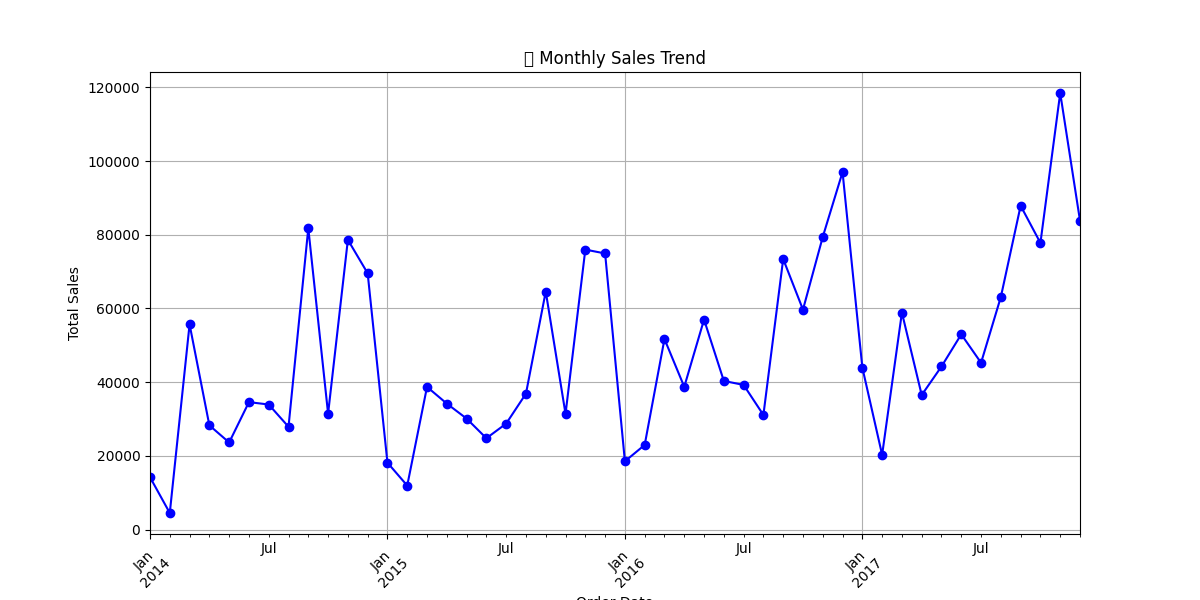

The Python source for this figure:
import pandas as pd
import matplotlib.pyplot as plt
import seaborn as sns

# Load the cleaned dataset
try:
    df = pd.read_csv('data/enhanced_superstore.csv')
    print("✅ Data loaded successfully for Sales Analysis!")
except FileNotFoundError:
    print("❌ Error: File 'enhanced_superstore.csv' not found. Please check the file path.")
    exit()

# Sales trends over time
df['Order Date'] = pd.to_datetime(df['Order Date'])
sales_trend = df.groupby(df['Order Date'].dt.to_period("M"))['Sales'].sum()

# Plot Sales Trend
plt.figure(figsize=(12, 6))
sales_trend.plot(kind='line', marker='o', color='b')
plt.title("📈 Monthly Sales Trend")
plt.xlabel("Order Date")
plt.ylabel("Total Sales")
plt.grid(True)
plt.xticks(rotation=45)
plt.show()

# Sales by category
plt.figure(figsize=(8, 5))
sns.barplot(x=df.groupby('Category')['Sales'].sum().index, y=df.groupby('Category')['Sales'].sum().values, palette="viridis")
plt.title("💰 Sales by Category")
plt.xlabel("Category")
plt.ylabel("Total Sales")
plt.show()

# Print Summary
print("\n🔍 Sales Analysis Summary:")
print(df[['Sales', 'Profit', 'Discount']].describe())
